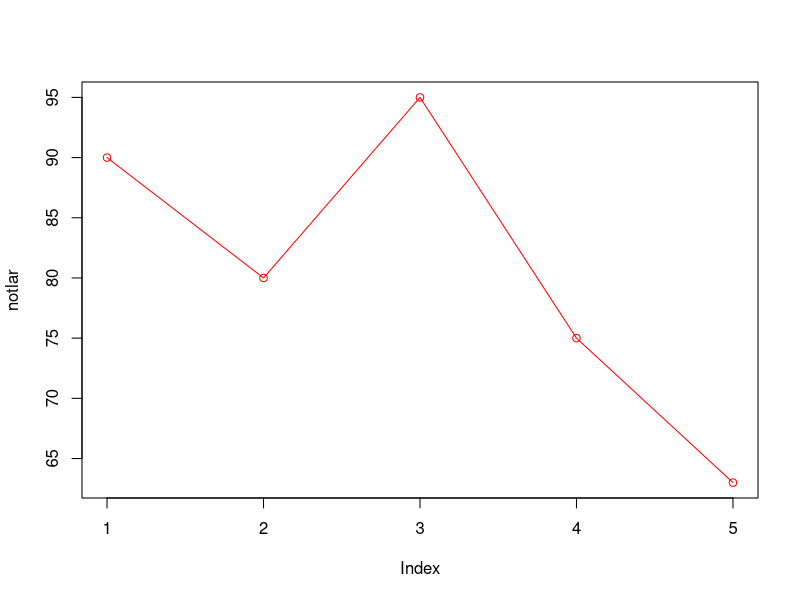

This figure's R source:
m1 <- matrix(c(10, 23, 35, 42, 89, 95, 67, 74),
             nrow = 2,
             ncol = 4)

m2 <- matrix(c(98, 89, 75, 63, 42, 36, 65, 82),
             nrow = 2,
             ncol = 4)
m1
m2

m3 <- rbind(m1, m2)
cbind(m1, m2)

m3[1, 2]
m3[c(1, 2), c(1,2)]   # m3'un ilk 2 satir ve sutununu getirir

m3[1:3, 2:4]  # 1-3 satirlari ve 2-4 sutunlarini getirir
m3[c(1, 2, 3), c(2, 3, 4)]

m3[,-2] # 2. sutunu siler

m3[,-2:-4]  # 2 - 4 araligindaki sutunlari siler
m3[,-c(2:4)]
m3[,-c(2, 3, 4)]
m3[,c(-2, -3, -4)]

m3[-c(1, 3),]   # 1. ve 3. satirlari siler



# Data Frame
df <- data.frame(
  isim = c("Ali", "Veli", "Ayşe", "Fatma", "Hasan", "Gizem", "Eftelya"),
  vize = c(90, 95, 80, 100, 99, 98, 96)
)

isim = c("Ali", "Veli", "Ayşe", "Fatma", "Hasan", "Gizem", "Eftelya")
vize = c(90, 95, 80, 100, 99, 98, 96)
data.frame(isim, vize)

summary(vize)
summary(m3)

data.frame(
  "ogrenci isim" = c("Ali", "Veli", "Ayşe", "Fatma", "Hasan", "Gizem", "Eftalya"),
  "ogrenci vize" = c(90, 95, 80, 100, 99, 98, 96)
)

dersler <- c("Matematik", "Türkçe", "Fizik", "Kimya", "Biyoloji")
notlar <- c(90, 80, 95, 75, 63)
kredi <- c(5, 6, 3, 6, 4)

ortalama <- sum(notlar*kredi)/sum(kredi)

plot(notlar, type = "o", col = "red")
